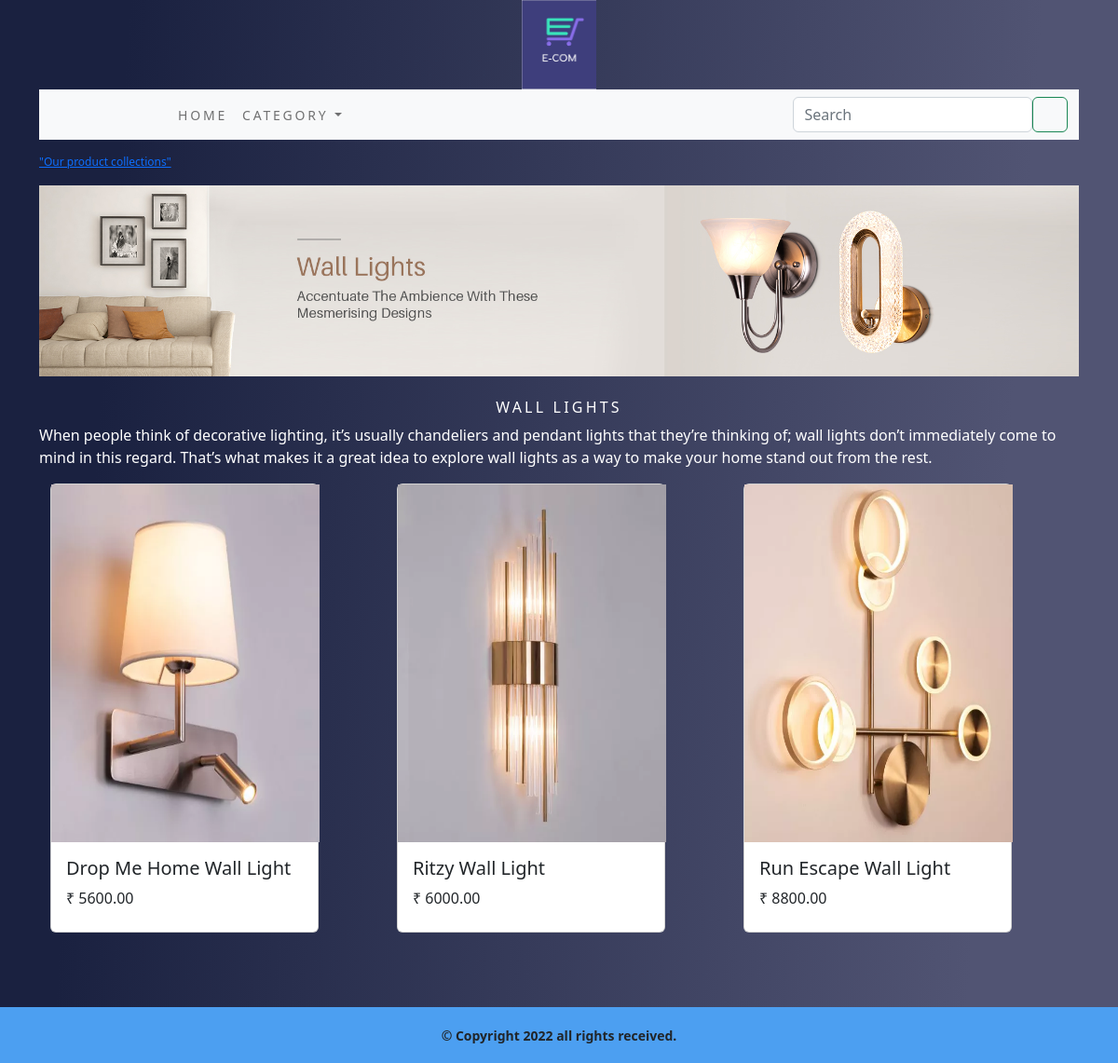
The page /wall-lights/ on the database its author committed.
### shoppingApp/models.py (models this page shows, shortened)
class Category(models.Model):
    name = models.CharField(max_length=250, unique=True)
    slug = models.SlugField(max_length=250, unique=True)
    description = models.TextField(blank=True)
    image = models.ImageField(upload_to='category', blank=True)
    class Meta:
        ordering = ('name',)
        verbose_name = 'category'
        verbose_name_plural = 'categories'
    def get_url(self):
        return reverse('shoppingApp:products_by_category',args=[self.slug])

class Product(models.Model):
    name = models.CharField(max_length=250, unique=True)
    slug = models.SlugField(max_length=250, unique=True)
    description = models.TextField(blank=True)
    price = models.DecimalField(max_digits=10, decimal_places=2)
    category = models.ForeignKey(Category,on_delete=models.CASCADE)
    image = models.ImageField(upload_to='product', blank=True)
    stock = models.IntegerField()
    available = models.BooleanField(default=True)
    created = models.DateTimeField(auto_now_add=True)
    updated = models.DateTimeField(auto_now=True)
    def get_url(self):
        return reverse("shoppingApp:prodCatDetail",args=[self.category.slug,self.slug])
    class Meta:
        ordering = ('name',)
        verbose_name = 'product'
        verbose_name_plural = 'products'

### shoppingApp/views.py (the view)
# urls.py: path('',views.allProCat,name='allProCat'),
def allProCat(request,c_slug=None):
    c_page = None
    products_list = None
    if c_slug != None:
        c_page = get_object_or_404(Category,slug=c_slug)
        products_list = Product.objects.all().filter(category=c_page,available=True)
    else:
        products_list = Product.objects.all().filter(available=True)
    paginator = Paginator(products_list,6)
    try:
        page = int(request.GET.get('page','1'))
    except:
        page = 1
    try:
        products = paginator.page(page)
    except (EmptyPage,InvalidPage):
        products = paginator.page(paginator.num_pages)
    return render(request,'category.html',{'category':c_page, 'products':products})

### cart/context_processors.py (called while the page is built)
def counter(request):
    item_count = 0
    if 'admin' in request.path:
        return {}
    else:
        try:
            cart = Cart.objects.filter(cart_id=_cart_id(request))
            cart_items = CartItem.objects.all().filter(cart=cart[:1])
            for cart_item in cart_items:
                item_count += cart_item.quantity
        except Cart.DosesNotExist:
            item_count = 0
    return dict(item_count=item_count)

### cart/views.py (called while the page is built)
def _cart_id(request):
    cart = request.session.session_key
    if not cart:
        cart = request.session.create()
    return cart

### shoppingApp/context_processors.py (called while the page is built)
def menu_links(request):
    links = Category.objects.all()
    return dict(links=links)

### templates/category.html (shortened to what this page needs)
{% extends 'base.html' %}
{% load static %}
{% block content %}
    {% if category %}
    <div>
        <div class="row site_row_class">
            <div class="mx_auto">
            <p><a href="{% url 'shoppingApp:allProCat' %}"> "Our product collections" </a></p>
        </div>
    </div>
    </div>
    {% endif %}
    <div class="mx_auto">
        {% if category %}
        <img class="cat_img" src="{{ category.image.url }}" alt="{{category.name}}">
    </div><br>
    <div>
        <h1 class="text-center cat_title" style="color: white;" >{{category.name}}</h1>
        <p class="text-justify" style="color: white;" >{{category.description}}</p>
    </div>
    {% endif %}
    <div class="container" style="margin-top: 7px;">
        <div class="row">
            {% for product in products.object_list %}
            <div class="col-md-4 card-space">
                <div class="card card_style" style="width: 18rem;height: 482px; margin-bottom: 2rem;">
                    <a href="{{product.get_url}}"><img src="{{product.image.url}}" alt="{{product.name}}" style="width: 18rem;height: 24rem;"></a>
                    <div class="card-body">
                      <h5 class="card-title">{{product.name}}</a></h5>
                      <p class="card-text">₹ {{product.price}}</p>
                    </div>
                  </div>
            </div>
            {% endfor %}
        </div>
        <br>
    </div>
    <br>
{% endblock %}

### static/css/custom.css (style rules this page uses)
html { height: 100%; }
body { background-image: linear-gradient( 94.3deg, rgba(26,33,64,1) 10.9%, rgba(81,84,115,1) 87.1% ); display: flex; flex-direction:column; flex-grow: 1; min-height: 100%; }
.site_row_class { padding-top: 15px; }
.site_row_class .mx_auto { color: #000; font-size: 12px; }
.cat_img { width: 100%; height: auto; }
.cat_title { font-size: 16px; text-transform: uppercase; letter-spacing: .2em; color: rgb(248, 248, 248); }
.card_style { width: 18rem; height: 482px; margin-bottom: 2rem; }

### rows shown on the page
Category: image (picture), name "WALL LIGHTS", description "When people think of decorative lighting, it’s usually chandeliers and pendant lights that they’re thinking of; wall lights don’t immediately come to mind in this regard. That’s what makes it a great idea to explore wall lights as a way to make your home stand out from the rest."
Product: image (picture), name "Drop Me Home Wall Light", price "5600.00"
Product: image (picture), name "Ritzy Wall Light", price "6000.00"
Product: image (picture), name "Run Escape Wall Light", price "8800.00"
